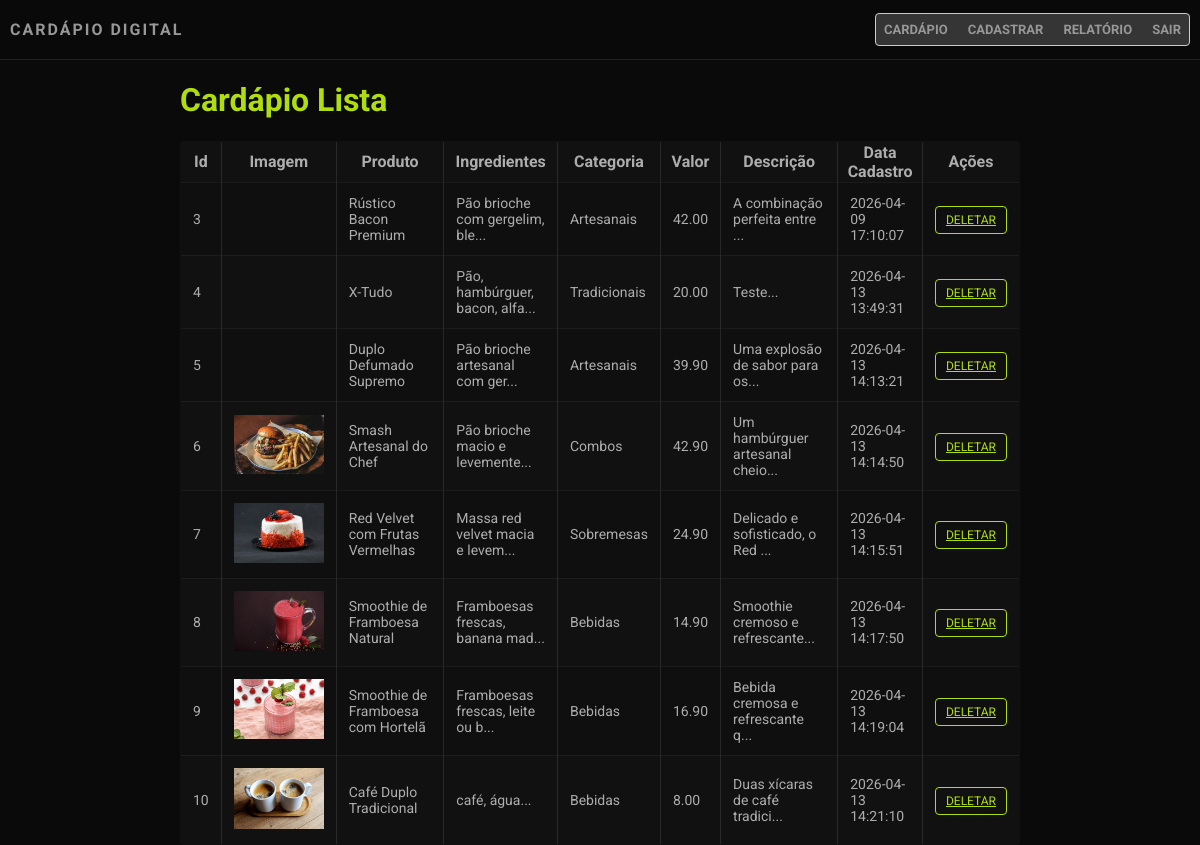
The app's page /produto-lista.php with its own data.
### tables this page shows
CREATE TABLE IF NOT EXISTS `tb_produto` (
  `id` int(11) NOT NULL AUTO_INCREMENT,
  `produto` varchar(100) NOT NULL,
  `ingredientes` varchar(200) NOT NULL,
  `valor` decimal(10,2) NOT NULL,
  `categoria` enum('Artesanais','Tradicionais','Bebidas','Sobremesas','Porções','Combos') NOT NULL,
  `imagem` varchar(50) NOT NULL,
  `descricao` text DEFAULT NULL,
  `data_cadastro` datetime NOT NULL DEFAULT current_timestamp(),
  `ativo` tinyint(4) NOT NULL DEFAULT 1,
  PRIMARY KEY (`id`)
);

### produto-lista.php (the view, shortened to what this page needs)
<?php
require_once 'backend/conexao.php';
try {
   $sql = "SELECT * FROM tb_produto";
   $comando = $conexao->prepare($sql);
   $comando->execute();
   $produtos = $comando->fetchAll(PDO::FETCH_ASSOC);
} catch (PDOException $erro) {
    error_log($erro->getMessage());
    echo "Não foi possível buscar os dados";
}
?>
<!DOCTYPE html>
<html lang="pt-br">
<head>
    <link rel="stylesheet" href="assets/css/style.css">
</head>
<body>
    <?php
        require_once 'includes/header.php';
    ?>
    <main>
        <h1>Cardápio Lista</h1>
        <table border="1">
            <tr>
                <th>Id</th>
                <th>Imagem</th>
                <th>Produto</th>
                <th>Ingredientes</th>
                <th>Categoria</th>
                <th>Valor</th>
                <th>Descrição</th>
                <th>Data Cadastro</th>
                <th>Ações</th>
            </tr>
            <?php
                foreach($produtos as $produto):
            ?>
            <tr>
                <td><?php echo $produto['id'];?></td>
                <td>
                    <img width="90px" src="assets/img/uploads/<?php echo $produto['imagem'];?>" alt="">
                </td>
                <td><?php echo $produto['produto'];?></td>
                <td><?php echo substr($produto['ingredientes'],0,30) . '...';?></td>
                <td><?php echo $produto['categoria'];?></td>
                <td><?php echo $produto['valor'];?></td>
                <td><?php echo substr($produto['descricao'],0,30) . '...';?></td>
                <td><?php echo $produto['data_cadastro'];?></td>
                <td>
                    <a class="table-actions" onclick="return confirm('Deseja deletar?')"
                    href="backend/deletar-produto.php?id=<?php echo $produto['id'];?>">
                        Deletar
                    </a>
                </td>
            </tr>
            <?php
                endforeach;
            ?>
        </table>
    </main>
</body>
</html>

### includes/header.php
<header>
    <p>Cardápio Digital</p>
    <nav>
        <ul>
            <a href="index.php"><li>Cardápio</li></a>
            <a href="cadastrar.php"><li>Cadastrar</li></a>
            <a href="produto-lista.php"><li>Relatório</li></a>
            <a href="sair.php"><li>Sair</li></a>
        </ul>
    </nav>
</header>

### assets/css/style.css (style rules this page uses)
* { box-sizing: border-box; font-family: "Roboto", sans-serif; }
body { margin: 0; padding: 0; background: #0A0A0A; }
header { color: #FFF; background: #0A0A0AE0; display: flex; padding: 10px; justify-content: space-between; height: 60px; align-items: center; border-bottom: 1px solid rgba(255,255,255,0.1); }
p { margin: 0; padding: 0; color: #979797; text-transform: uppercase; font-weight: bold; letter-spacing: 2px; }
header nav ul { display: flex; list-style: none; gap: 20px; margin: 0; padding: 0; }
header nav ul a { text-decoration: none; color: #979797; text-transform: uppercase; font-weight: bold; font-size: 13px; }
header nav { background: #353535; border: 1px solid #CCC; border-radius: 4px; padding: 8px; }
main { color:#ADADAD; margin: 0 auto; width: 70%; }
h1 { color: #B0DD0E; }
table { width: 100%; border-collapse: collapse; margin-top: 20px; background: #111; border: 1px solid rgba(255,255,255,0.1); border-radius: 4px; overflow: hidden; }
table tbody tr { border-bottom: 1px solid rgba(255,255,255,0.05); transition: background 0.2s ease; }
table tbody td { padding: 12px; color: #ADADAD; font-size: 14px; }
table tbody tr:nth-child(even) { background: #0F0F0F; }
.table-actions { background: transparent; border: 1px solid #B0DD0E; color: #B0DD0E; padding: 6px 10px; border-radius: 4px; cursor: pointer; font-size: 12px; text-transform: uppercase; transition: 0.2s; }

### records on screen
tb_produto: id "3", produto "Rústico Bacon Premium", ingredientes "Pão brioche com gergelim, ble", categoria "Artesanais", valor "42.00", descricao "A combinação perfeita entre", data_cadastro "2026-04-09 17:10:07"
tb_produto: id "4", produto "X-Tudo", ingredientes "Pão, hambúrguer, bacon, alfa", categoria "Tradicionais", valor "20.00", descricao "Teste", data_cadastro "2026-04-13 13:49:31"
tb_produto: id "5", produto "Duplo Defumado Supremo", ingredientes "Pão brioche artesanal com ger", categoria "Artesanais", valor "39.90", descricao "Uma explosão de sabor para os", data_cadastro "2026-04-13 14:13:21"
tb_produto: id "6", imagem (picture), produto "Smash Artesanal do Chef", ingredientes "Pão brioche macio e levemente", categoria "Combos", valor "42.90", descricao "Um hambúrguer artesanal cheio", data_cadastro "2026-04-13 14:14:50"
tb_produto: id "7", imagem (picture), produto "Red Velvet com Frutas Vermelhas", ingredientes "Massa red velvet macia e levem", categoria "Sobremesas", valor "24.90", descricao "Delicado e sofisticado, o Red", data_cadastro "2026-04-13 14:15:51"
tb_produto: id "8", imagem (picture), produto "Smoothie de Framboesa Natural", ingredientes "Framboesas frescas, banana mad", categoria "Bebidas", valor "14.90", descricao "Smoothie cremoso e refrescante", data_cadastro "2026-04-13 14:17:50"
tb_produto: id "9", imagem (picture), produto "Smoothie de Framboesa com Hortelã", ingredientes "Framboesas frescas, leite ou b", categoria "Bebidas", valor "16.90", descricao "Bebida cremosa e refrescante q", data_cadastro "2026-04-13 14:19:04"
tb_produto: id "10", imagem (picture), produto "Café Duplo Tradicional", ingredientes "café, água", categoria "Bebidas", valor "8.00", descricao "Duas xícaras de café tradici", data_cadastro "2026-04-13 14:21:10"
